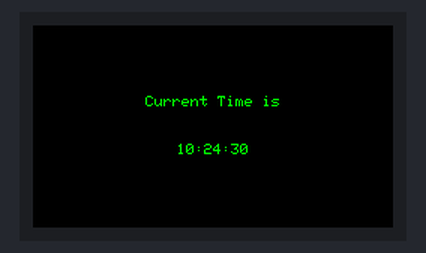
Simulated run of this sketch. Board: ESP32. Parts: 240×135 colour display. The local clock reads 2024-03-15 10:24:30 at power-on unless the sketch sets it. At 5.9 s the program puts the board to deep sleep or switches it off; the recording ends there.

Above: at 0.3 s.
At 5.6 s:
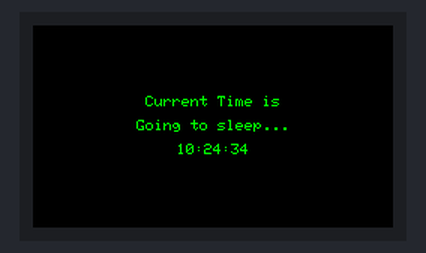

The sketch:

rtctest.ino
```cpp
#include <TFT_eSPI.h>
#include <Wire.h>
#include <string>
#include "RTClib.h"

#define uS_TO_S_FACTOR 1000000ULL  /* Conversion factor for micro seconds to seconds */
#define TIME_TO_SLEEP  5        /* Time ESP32 will go to sleep (in seconds) */

int counter = 0;

TFT_eSPI tft = TFT_eSPI(135, 240); // Invoke custom library
RTC_DS1307 rtc;

char daysOfTheWeek[7][12] = {"Sunday", "Monday", "Tuesday", "Wednesday", "Thursday", "Friday", "Saturday"};


void setup () {
 while (!Serial);
 Serial.begin(57600);

 if (! rtc.begin()) {
   Serial.println("Couldn't find RTC");
   while (1);
 }

if (! rtc.isrunning()) {
   Serial.println("RTC is NOT running!");
   // following line sets the RTC to the date & time this sketch was compiled
   rtc.adjust(DateTime(F(__DATE__), F(__TIME__)));
   // This line sets the RTC with an explicit date & time, for example to set
   // January 21, 2014 at 3am you would call:
   // rtc.adjust(DateTime(2014, 1, 21, 3, 0, 0));
 }

  tft.init();
  tft.setRotation(1);
  tft.fillScreen(TFT_BLACK);
  tft.setTextSize(2);
  tft.setTextColor(TFT_GREEN);
  tft.setCursor(0, 0);
  tft.setTextDatum(MC_DATUM);
  tft.setTextSize(1);

  esp_sleep_enable_timer_wakeup(TIME_TO_SLEEP * uS_TO_S_FACTOR); //enable sleep every 5 seconds
}
void loop () {
 DateTime now = rtc.now();
 tft.fillScreen(TFT_BLACK);
 tft.drawString("Current Time is", tft.width() / 2, tft.height() / 2 - 16);
 String curr_time = String(now.hour()) + String(":") + String(now.minute()) + String(":") + String(now.second());
 tft.drawString(curr_time, (tft.width() / 2), (tft.height() / 2 + 16));
 delay(1000);
 ++counter;

 if (counter == 5){
  tft.drawString("Going to sleep...", tft.width() / 2, tft.height() / 2);
  delay(500);
  esp_deep_sleep_start();
 }

}
```
